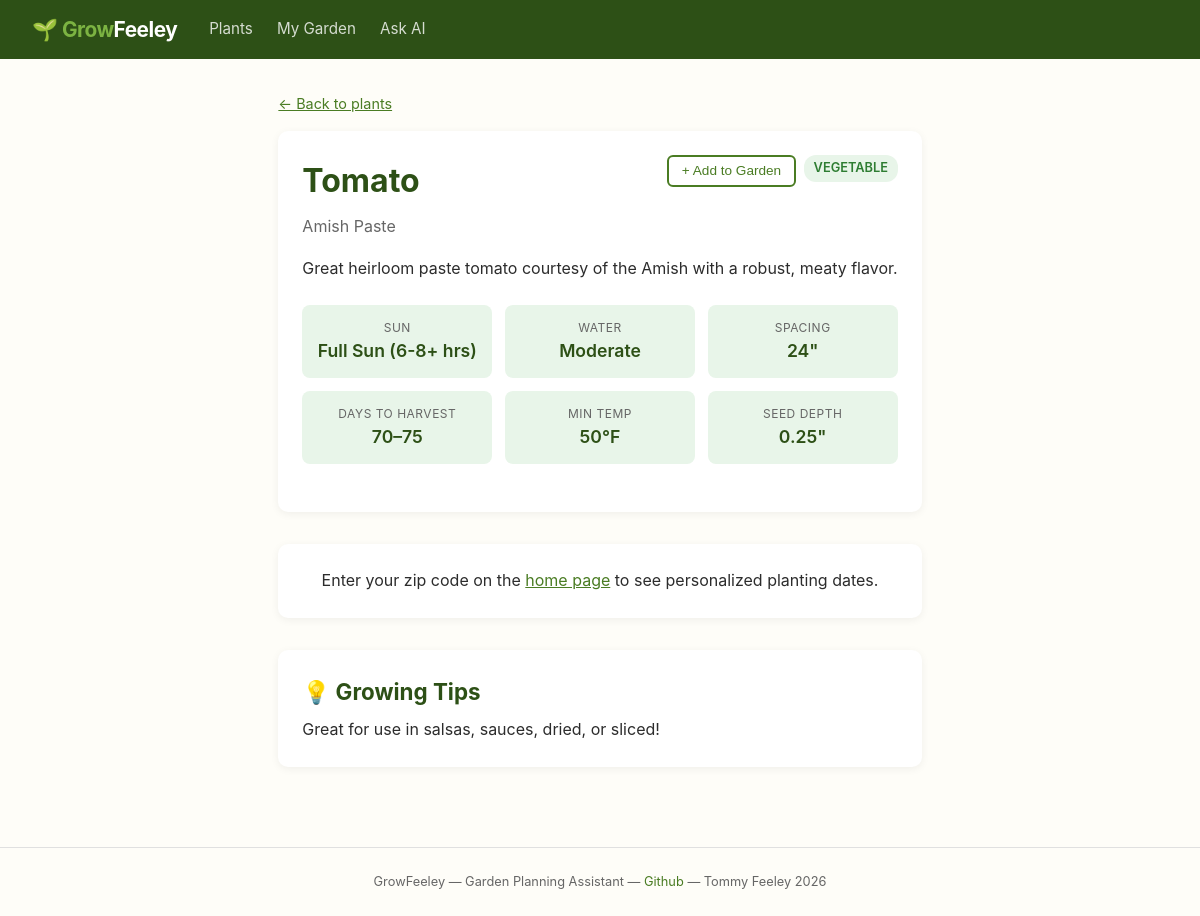
The page /plants/74/ on the database its author committed.
### garden/models.py (models this page shows, shortened)
class Plant(models.Model):
    class PlantType(models.TextChoices):
        VEGETABLE = 'vegetable', 'Vegetable'
        FRUIT = 'fruit', 'Fruit'
        HERB = 'herb', 'Herb'
        FLOWER = 'flower', 'Flower'
    class SunRequirement(models.TextChoices):
        FULL_SUN = 'full_sun', 'Full Sun (6-8+ hrs)'
        PARTIAL_SUN = 'partial_sun', 'Partial Sun (4-6 hrs)'
        PARTIAL_SHADE = 'partial_shade', 'Partial Shade (2-4 hrs)'
        FULL_SHADE = 'full_shade', 'Full Shade (<2 hrs)'
    class WaterNeeds(models.TextChoices):
        LOW = 'low', 'Low'
        MODERATE = 'moderate', 'Moderate'
        HIGH = 'high', 'High'
    name = models.CharField(max_length=100, help_text="Common name, e.g. 'Tomato'")
    variety = models.CharField(max_length=100, blank=True, help_text="Specific variety, e.g. 'Sun Sugar'")
    plant_type = models.CharField(max_length=20, choices=PlantType.choices)
    description = models.TextField(blank=True)
    days_to_maturity_min = models.PositiveIntegerField(help_text="Minimum days from transplant/sow to harvest")
    days_to_maturity_max = models.PositiveIntegerField(help_text="Maximum days from transplant/sow to harvest")
    sun_requirement = models.CharField(max_length=20, choices=SunRequirement.choices)
    water_needs = models.CharField(max_length=20, choices=WaterNeeds.choices)
    spacing_inches = models.PositiveIntegerField(help_text="Space between plants in inches")
    seed_depth_inches = models.DecimalField(max_digits=4, decimal_places=2, null=True, blank=True)
    min_temp_f = models.IntegerField(help_text="Minimum temperature the plant can handle (°F)")
    start_indoors = models.BooleanField(default=False)
    weeks_start_indoors = models.IntegerField(
        null=True, blank=True,
        help_text="Weeks BEFORE last frost to start indoors (positive number)"
    )
    weeks_transplant = models.IntegerField(
        default=0,
        help_text="Weeks AFTER last frost to transplant outside"
    )
    can_direct_sow = models.BooleanField(default=True)
    weeks_direct_sow = models.IntegerField(
        null=True, blank=True,
        help_text="Weeks AFTER last frost for direct sow (negative = before)"
    )
    growing_tips = models.TextField(blank=True)
    class Meta:
        ordering = ['name', 'variety']
        unique_together = ['name', 'variety']
    @property
    def display_name(self):
        if self.variety:
            return f"{self.name} ({self.variety})"
        return self.name

### garden/views.py (the view, shortened to what this page needs)
# urls.py: path('plants/<int:pk>/', views.plant_detail, name='plant_detail'),
def plant_detail(request, pk):
    plant = get_object_or_404(Plant, pk=pk)
    zip_code = request.GET.get('zip', '').strip()
    frost_data, zone_str, zone_error = _get_zone_context(zip_code)
    calendar = None
    if frost_data:
        calendar = plant.get_calendar(frost_data)
    companions = CompanionRelationship.objects.filter(
        Q(plant_a=plant) | Q(plant_b=plant)
    ).select_related('plant_a', 'plant_b')
    companion_data = []
    return render(request, 'garden/plant_detail.html', {
        'plant': plant,
        'frost_data': frost_data,
        'zone_str': zone_str,
        'calendar': calendar,
        'zip_code': zip_code,
        'companions': companion_data,
    })

### garden/views.py (called while the page is built)
def _get_zone_context(zip_code):
    if not zip_code:
        return None, None, None
    return lookup_zone(zip_code)

### garden/templates/garden/plant_detail.html (shortened to what this page needs)
{% extends "garden/base.html" %}
{% block content %}
<a href="{% url 'garden:plant_list' %}{% if zip_code %}?zip={{ zip_code }}{% endif %}" class="back-link">← Back to plants</a>
<div class="card">
    <div class="plant-header">
        <div>
            <h1>{{ plant.name }}</h1>
            {% if plant.variety %}<p class="subtitle" style="margin-bottom: 0;">{{ plant.variety }}</p>{% endif %}
        </div>
        <div style="display: flex; gap: 0.5rem; align-items: start;">
            <button class="btn btn-outline" id="garden-toggle-btn"
                    onclick="toggleGarden({{ plant.pk }}, '{{ plant.display_name|escapejs }}')"
                    style="font-size: 0.85rem; padding: 0.4rem 0.8rem;">
                + Add to Garden
            </button>
            <span class="tag tag-{{ plant.plant_type }}">{{ plant.get_plant_type_display }}</span>
        </div>
    </div>
    {% if plant.description %}
    <p>{{ plant.description }}</p>
    {% endif %}
    <div class="info-grid">
        <div class="info-item">
            <div class="label">Sun</div>
            <div class="value">{{ plant.get_sun_requirement_display }}</div>
        </div>
        <div class="info-item">
            <div class="label">Water</div>
            <div class="value">{{ plant.get_water_needs_display }}</div>
        </div>
        <div class="info-item">
            <div class="label">Spacing</div>
            <div class="value">{{ plant.spacing_inches }}"</div>
        </div>
        <div class="info-item">
            <div class="label">Days to Harvest</div>
            <div class="value">{{ plant.days_to_maturity_min }}–{{ plant.days_to_maturity_max }}</div>
        </div>
        <div class="info-item">
            <div class="label">Min Temp</div>
            <div class="value">{{ plant.min_temp_f }}°F</div>
        </div>
        {% if plant.seed_depth_inches %}
        <div class="info-item">
            <div class="label">Seed Depth</div>
            <div class="value">{{ plant.seed_depth_inches }}"</div>
        </div>
        {% endif %}
    </div>
</div>
{% if calendar %}
<div class="section">
    <div class="card">
        <h2>📅 Your Planting Calendar — Zone {{ calendar.zone }}</h2>
        <p class="subtitle">Based on your zip code {{ zip_code }}</p>
        <dl class="calendar-dates">
            {% if calendar.start_indoors %}
            <dt>🏠 Start Indoors</dt>
            <dd>{{ calendar.start_indoors|date:"F j, Y" }}</dd>
            {% endif %}
            {% if calendar.transplant %}
            <dt>🌿 Transplant Outside</dt>
            <dd>{{ calendar.transplant|date:"F j, Y" }}</dd>
            {% endif %}
            {% if calendar.direct_sow %}
            <dt>🌱 Direct Sow</dt>
            <dd>{{ calendar.direct_sow|date:"F j, Y" }}</dd>
            {% endif %}
            {% if calendar.harvest_start %}
            <dt>🍅 Harvest Window</dt>
            <dd>{{ calendar.harvest_start|date:"F j" }} — {{ calendar.harvest_end|date:"F j, Y" }}</dd>
            {% endif %}
            <dt>❄️ Last Frost</dt>
            <dd>{{ calendar.last_frost|date:"F j" }}</dd>
            <dt>🍂 First Frost</dt>
            <dd>{{ calendar.first_frost|date:"F j" }}</dd>
        </dl>
        {% if calendar.frost_warning %}
        <div class="frost-warning">
            ⚠️ Heads up — this plant's harvest window may extend past your first frost date.
            Consider starting earlier or using frost protection.
        </div>
        {% endif %}
    </div>
</div>
{% elif not frost_data %}
<div class="section">
    <div class="card" style="text-align: center;">
        <p>Enter your zip code on the <a href="/">home page</a> to see personalized planting dates.</p>
    </div>
</div>
{% endif %}
{% if plant.growing_tips %}
<div class="section">
    <div class="card">
        <h2>💡 Growing Tips</h2>
        <p>{{ plant.growing_tips|linebreaksbr }}</p>
    </div>
</div>
{% endif %}
{% endblock %}

### garden/templates/garden/base.html (shortened to what this page needs)
<!DOCTYPE html>
<html lang="en">
<head>
</head>
<body>
    <nav>
        <a href="/" class="logo">🌱 <span>Grow</span>Feeley</a>
        <div class="nav-links">
            <a href="{% url 'garden:plant_list' %}{% if zip_code %}?zip={{ zip_code }}{% endif %}">Plants</a>
            <a href="{% url 'garden:my_garden' %}{% if zip_code %}?zip={{ zip_code }}{% endif %}">My Garden</a>
            <a href="{% url 'garden:chat' %}{% if zip_code %}?zip={{ zip_code }}{% endif %}">Ask AI</a>
        </div>
    </nav>
    <main>
        {% block content %}{% endblock %}
    </main>
    <footer class="site-footer">
        GrowFeeley — Garden Planning Assistant — <a href="https://github.com/tommyfeeley/GrowFeeley">Github</a> — Tommy Feeley 2026
    </footer>
</body>
</html>

### rows shown on the page
Plant: name "Tomato", variety "Amish Paste", plant_type "VEGETABLE", description "Great heirloom paste tomato courtesy of the Amish with a robust, meaty flavor.", sun_requirement "Full Sun (6-8+ hrs)", water_needs "Moderate", spacing_inches "24", days_to_maturity_min "70", days_to_maturity_max "75", min_temp_f "50", seed_depth_inches "0.25", growing_tips "Great for use in salsas, sauces, dried, or sliced!"
